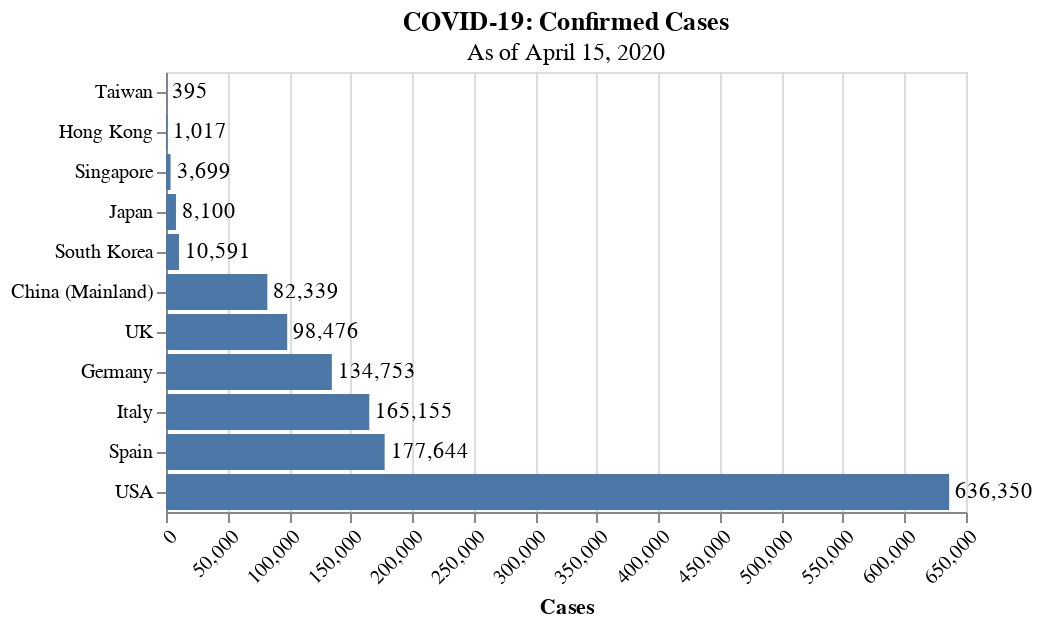

Notebook code cell kept with this figure:
### Code cell
# Run the following cells to get charts comparing rates of infection, death, and population

# Total Cases
data = pd.DataFrame(list(zip(names, cases)), columns=['Region', 'Cases'])

bars = alt.Chart(data).mark_bar().encode(
    x="Cases:Q",
    y=alt.Y("Region:O", sort='x')
).properties(
    title={
        "text":'COVID-19: Confirmed Cases',
        "subtitle":'As of ' + as_of_date.strftime("%B %d, %Y")
    }
)

text = bars.mark_text(
    align='left',
    baseline='middle',
    dx=3
).encode(
    text=(
        alt.Text("Cases:Q", format=",")
    )
)

alt.layer(bars, text).configure_axisX(
    labelAngle=-45
).configure_axisY(
    title=None
)

### Figure 1 — Vega-Lite specification as saved in the notebook (floating-point values rounded to 4 significant figures)
{"config": {"view": {"continuousWidth": 400, "continuousHeight": 300}, "axisX": {"labelAngle": -45}, "axisY": {"title": null}}, "layer": [{"mark": "bar", "encoding": {"x": {"type": "quantitative", "field": "Cases"}, "y": {"type": "ordinal", "field": "Region", "sort": "x"}}, "title": {"text": "COVID-19: Confirmed Cases", "subtitle": "As of April 15, 2020"}}, {"mark": {"type": "text", "align": "left", "baseline": "middle", "dx": 3}, "encoding": {"text": {"type": "quantitative", "field": "Cases", "format": ","}, "x": {"type": "quantitative", "field": "Cases"}, "y": {"type": "ordinal", "field": "Region", "sort": "x"}}, "title": {"text": "COVID-19: Confirmed Cases", "subtitle": "As of April 15, 2020"}}], "data": {"name": "data-d0be7b62e6704e3042e4cddcdf8a4d3b"}, "$schema": "https://vega.github.io/schema/vega-lite/v4.8.1.json", "datasets": {"data-d0be7b62e6704e3042e4cddcdf8a4d3b": [{"Region": "Taiwan", "Cases": 395}, {"Region": "Singapore", "Cases": 3699}, {"Region": "Hong Kong", "Cases": 1017}, {"Region": "South Korea", "Cases": 10591}, {"Region": "Japan", "Cases": 8100}, {"Region": "China (Mainland)", "Cases": 82339}, {"Region": "USA", "Cases": 636350}, {"Region": "Italy", "Cases": 165155}, {"Region": "Germany", "Cases": 134753}, {"Region": "Spain", "Cases": 177644}, {"Region": "UK", "Cases": 98476}]}}
